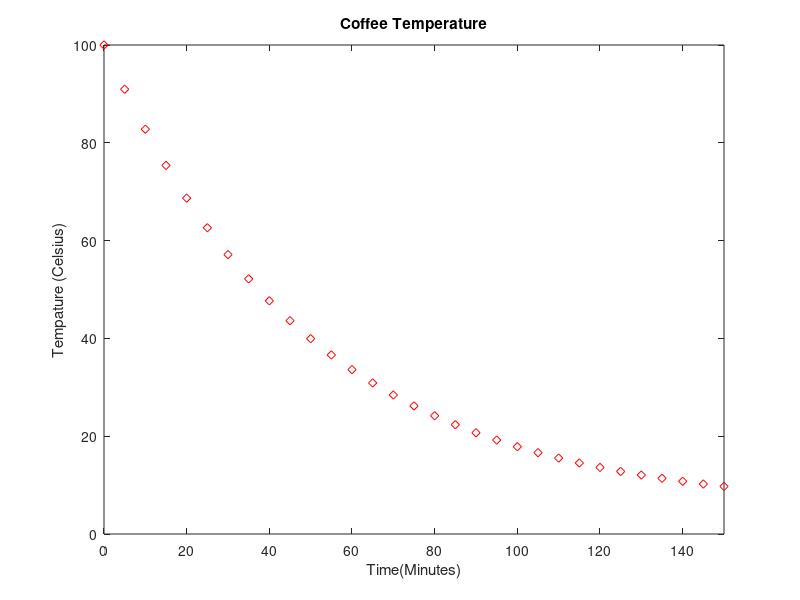

Reproduce this figure in MATLAB.
%%%%%%%%%%%%%%%%%%%%%%%%%%%%%%%%%%%%%%%%%%%%%%%
%Jared Ross%
%2-15-2017%
%ENED 1090-004%
%Joni A. Torsella%
%%%%%%%%%%%%%%%%%%%%%%%%%%%%%%%%%%%%%%%%%%%%%%%
%T has units of Celsius (Degrees C)%
%t or time has units of minutes%
%tstart=100-troom in degrees celsius%
%tau (time constant) is 50 and has units of minutes%
Troom = input('What is the Room tempature:');
tau1 = 50;  
Tstart = (100 - Troom) ;
for t = 0:5:3*tau1
    T = Tstart* exp(-t/tau1) + Troom;
    plot(t,T,'rd-');
    xlabel('Time(Minutes)')
    ylabel('Tempature (Celsius)')
    title('Coffee Temperature')
    axis([0 3*tau1 0 100])
    hold on 
    pause(0.5)
end 